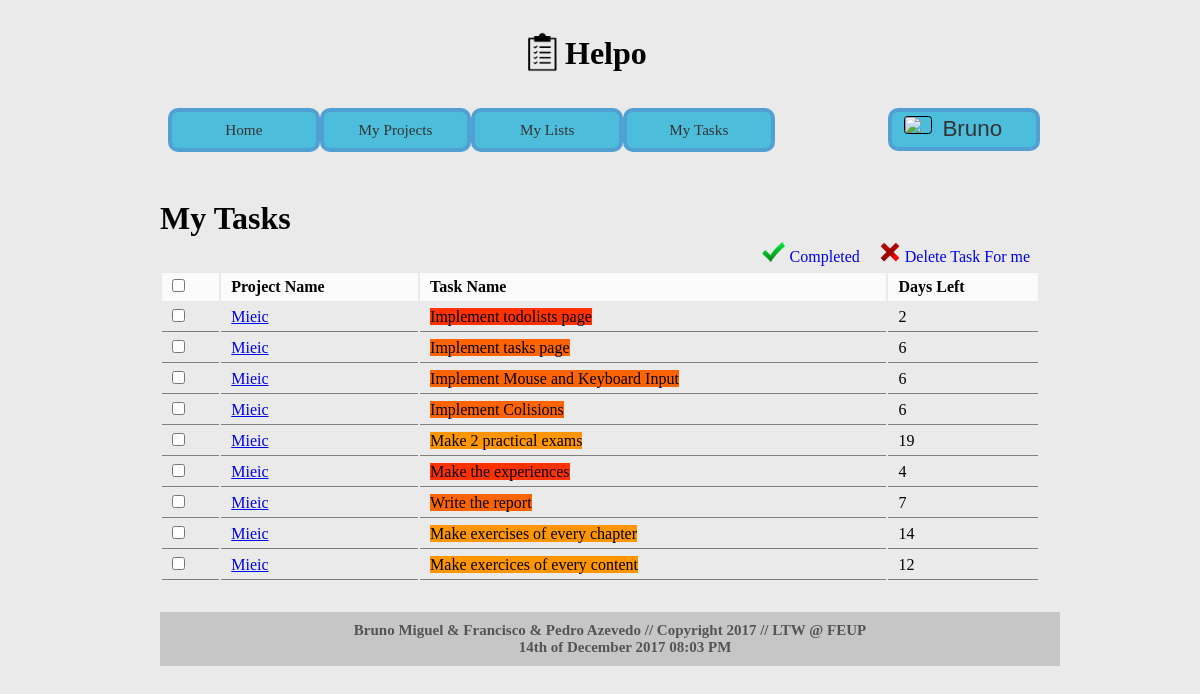
/mytasks.php?id=3 (signed in), run on the app's committed database.
### tables this page shows
CREATE TABLE projectTaskUsers (
	project_id 	INTEGER REFERENCES projects,
	task_id 	INTEGER REFERENCES tasks,
	user_id 	INTEGER REFERENCES users,
	
	PRIMARY KEY (project_id, task_id, user_id)
);

CREATE TABLE projects (
	project_id 		INTEGER PRIMARY KEY AUTOINCREMENT,
	project_name 	VARCHAR(50) NOT NULL,
	user_id 		INTEGER REFERENCES users
);

CREATE TABLE tasks (
	task_id 			INTEGER PRIMARY KEY AUTOINCREMENT,
	task_name 			VARCHAR(50) NOT NULL,
	task_description	VARCHAR(500),
	task_completed		INTEGER NOT NULL, /*0 not completed 1 completed (false,true)*/
	limit_day			INTEGER NOT NULL,
	limit_month			INTEGER NOT NULL,
	limit_year			INTEGER NOT NULL
);

### mytasks.php (called while the page is built, shortened)
<?php
$mytasks_section = "mytasks";
include_once('./templates/html_header.php');
include_once('./templates/html_mytasks.php');
include_once('./templates/html_footer.php');
?>

### database/db.php (called while the page is built, shortened)
<?php
    class Database {
        private $database;
        public function __construct($sqlite_file_path) {
            try {
                $this->base_path = $_SERVER['SERVER_NAME'] . $_SERVER['PHP_SELF'];
                $this->database = new PDO('sqlite:' . $sqlite_file_path);
                $this->database->setAttribute(PDO::ATTR_ERRMODE, PDO::ERRMODE_EXCEPTION);
            }
            catch (PDOException $e) {
                echo 'Connection to database failed: ' . $e->getMessage();
            }
        }
		public function get_project_by_project_id($project_id) {
			$statement = $this->database->prepare('SELECT * FROM projects WHERE project_id = ?');
			$statement->execute(array($project_id));
			return $statement->fetch();
		}
		public function get_tasks_from_user($user_id) {
			$statement = $this->database->prepare('SELECT * FROM projectTaskUsers WHERE user_id = ?');
			$statement->execute(array($user_id));
			return $statement->fetchAll();
		}
		public function getTaskFromTaskId($task_id)
        {
            $statement = $this->database->prepare('SELECT * FROM tasks WHERE task_id= ?');
            $statement->execute(array($task_id));
            return $statement->fetch();
        }
		public function get_completed_from_task_id($task_id)
        {
            $statement = $this->database->prepare('SELECT * FROM tasks WHERE task_id= ?');
            $statement->execute(array($task_id));
            return $statement->fetch();
        }
    }
?>

### templates/actions/action_color_task.php (called while the page is built, shortened)
<?php
  function get_color($task_id){
	include_once('./database/db.php');
	$db = new Database('./database/helpo.db');
	$task = $db->get_completed_from_task_id($task_id);
	if($task['task_completed'] == 1){
		$string = green;
	} else{
		$today_year = idate("Y");
		$today_month = idate("m");
		$today_day = idate("d");
		$dataL = $task['limit_year']*365 + $task['limit_month'] * 30.4 + $task['limit_day'];
		$dataH = $today_year*365 + $today_month*30.4 + $today_day;
		$days = $dataL - $dataH;
		if($days>= 0 && $days < 5){
			$color = 50;
		} else if($days >= 5 && $days < 10){
			$color=100;
		} else if($days >= 10 && $days < 20){
			$color=150;
		} else if($days >= 20 && $days <31){
			$color=200;
		} else if($days >= 31){
			$color=255;
		} else{
			$color = 0;
		}
		$string = "rgb(255,".$color.",0)";
	}
    return $string;
  }
  function get_days($task_id){
	include_once('./database/db.php');
	$db = new Database('./database/helpo.db');
	$task = $db->get_completed_from_task_id($task_id);
	if($task['task_completed'] == 1){
		$days= "DONE";
	} else{
		$today_year = idate("Y");
		$today_month = idate("m");
		$today_day = idate("d");
		$dataL = ($task['limit_year'])*365 + ($task['limit_month']) * (365/12) + $task['limit_day'];
		$dataH = ($today_year)*365 + ($today_month)*(365/12) + $today_day;
		$days = $dataL - $dataH;
		$days = round($days);
	}
    return $days;
  }

### templates/html_mytasks.php (the view, shortened to what this page needs)
<?
include_once('./templates/actions/action_color_task.php');
include_once('./database/db.php');
$db = new Database('./database/helpo.db');
?>
<div id="mytasks">
<h1>My Tasks</h1>
<div id="mytaskscontent">
    <a href="#"><div class="button" id="delete"><img src="./images/delete-icon.png"/>Delete Task For me</div></a>
	<a href="#"><div class="button" id="completed"><img src="./images/check_mark.png"/>Completed</div></a>
<form>
  <table class="list mytaskslist" id="<? echo $mytasks_section; ?>table" >
    <tr>
      <td><input class="checkboxcontrol" type="checkbox"/></td>
      <td>Project Name</td>
	  <td>Task Name</td>
	  <td>Days Left</td>
    </tr><?
	$alltasks = $db->get_tasks_from_user($_GET['id']);
	foreach($alltasks as $alltask){
		$project = $db->get_project_by_project_id($alltask['project_id']);
		$task = $db->getTaskFromTaskId($alltask['task_id']);
		echo '<tr>';
		echo '<td><input id="' . $task['task_id'] . '" type="checkbox"/></td>';
		echo '<td><a id="' . $project['project_name'] . '"href="projects.php?id=' . $project['project_id'] . '"  >' . $project['project_name'] .'</a></td>';
		echo '<td><a id="' . $task['task_name'] .'"style="background-color: ';
		echo get_color($task['task_id']);
		echo '">' . $task['task_name'] . '</a></td>';
		echo '<td>'.get_days($task['task_id']).'</td>';
		echo '</tr>';
	}
?></table>
</form>
</div>
</div>

### css/profile_header.css (style rules this page uses)
* { margin: 0px; font-family: Trebuchet MS; }
body { margin: 2em 10em 3em 10em; background-color: #eaeaea; position: relative; }
.button img { height: 20px; margin-right: 5px; }
.button { float: right; padding: 0px 10px; padding-top: 5px; vertical-align: top; }
.list { width: 100%; float: left; margin-top: 5px; }
.list tr td { padding: 5px 10px; }
.list tr:first-child td { font-weight: bold; background-color: rgba(255, 255, 255, 0.8); }
.list tr:not(:first-child) td { border-bottom: 1px gray solid; }

### data on the page
projecttaskusers: project.project_name "Mieic", task.task_name "Implement todolists page", task.limit_day "2"
projecttaskusers: project.project_name "Mieic", task.task_name "Implement tasks page", task.limit_day "6"
projecttaskusers: project.project_name "Mieic", task.task_name "Implement Mouse and Keyboard Input", task.limit_day "6"
projecttaskusers: project.project_name "Mieic", task.task_name "Implement Colisions", task.limit_day "6"
projecttaskusers: project.project_name "Mieic", task.task_name "Make 2 practical exams", task.limit_day "19"
projecttaskusers: project.project_name "Mieic", task.task_name "Make the experiences", task.limit_day "4"
projecttaskusers: project.project_name "Mieic", task.task_name "Write the report", task.limit_day "7"
projecttaskusers: project.project_name "Mieic", task.task_name "Make exercises of every chapter", task.limit_day "14"
projecttaskusers: project.project_name "Mieic", task.task_name "Make exercices of every content", task.limit_day "12"

### other printed values
$_SESSION['username'] "Bruno"
